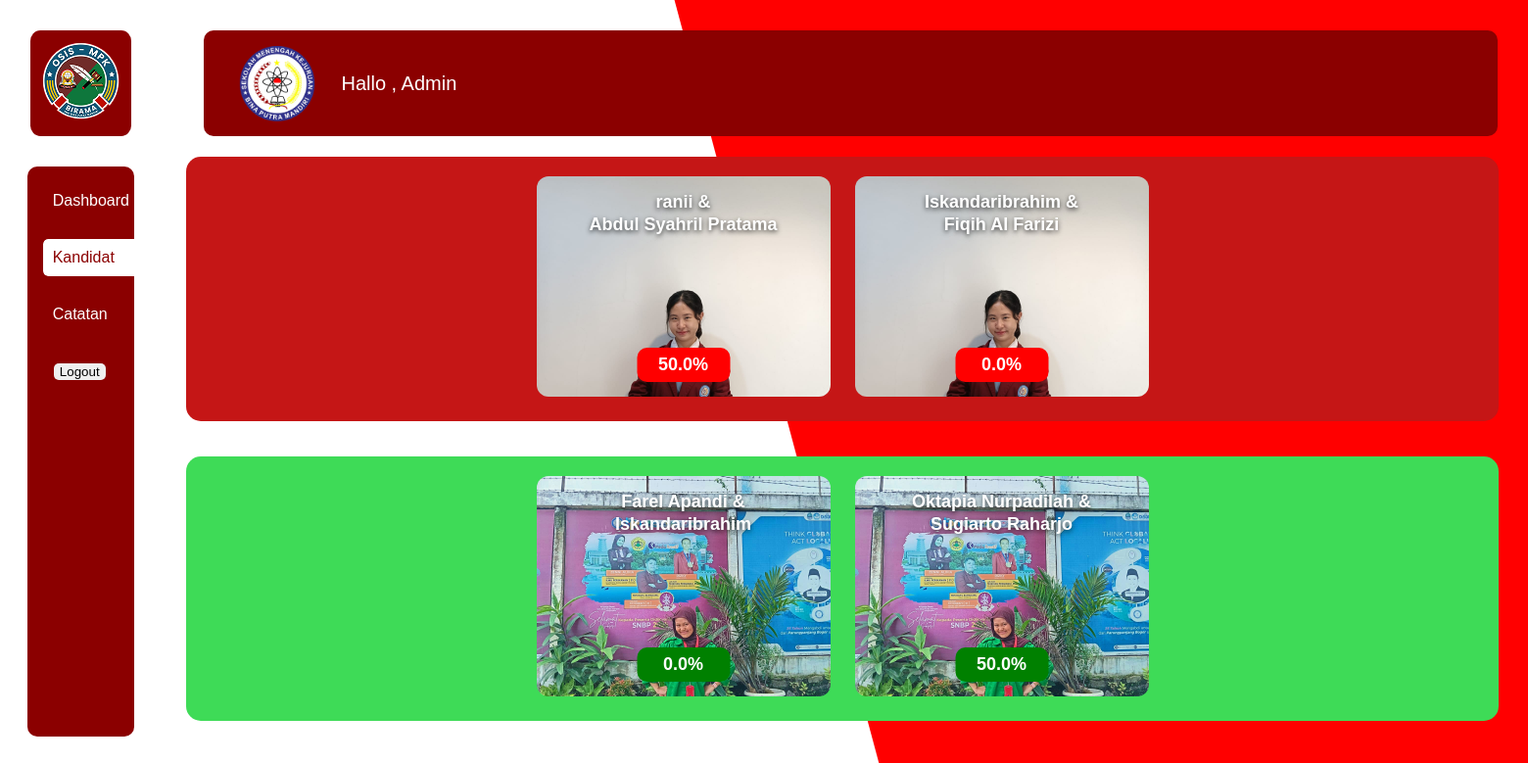
/admin/calon.php, run on the app's committed database.
### tables this page shows
CREATE TABLE IF NOT EXISTS `calon` (
  `id` int NOT NULL AUTO_INCREMENT,
  `id_periode` int DEFAULT NULL,
  `id_ketua` int DEFAULT NULL,
  `id_wakil` int DEFAULT NULL,
  `id_organisasi` int DEFAULT NULL,
  `visi` varchar(50) DEFAULT NULL,
  `misi` varchar(50) DEFAULT NULL,
  `proker` varchar(50) DEFAULT NULL,
  `foto` text,
  PRIMARY KEY (`id`),
  KEY `FK_calon_periode` (`id_periode`),
  KEY `id_siswa` (`id_organisasi`,`id_periode`,`id_wakil`) USING BTREE,
  KEY `fk_ketua` (`id_ketua`),
  KEY `fk_wakil` (`id_wakil`),
  CONSTRAINT `FK_calon_organisasi` FOREIGN KEY (`id_organisasi`) REFERENCES `organisasi` (`id`),
  CONSTRAINT `FK_calon_periode` FOREIGN KEY (`id_periode`) REFERENCES `periode` (`id`),
  CONSTRAINT `fk_ketua` FOREIGN KEY (`id_ketua`) REFERENCES `siswa` (`id_siswa`),
  CONSTRAINT `fk_wakil` FOREIGN KEY (`id_wakil`) REFERENCES `siswa` (`id_siswa`)
);

### admin/calon.php (the view, shortened to what this page needs)
<?php
include "../config/koneksi.php";
$osis = mysqli_query($conn,
    "SELECT * FROM v_hasil_voting
    WHERE LOWER(TRIM(nama_organisasi)) = 'osis'"
);
$mpk = mysqli_query($conn,
    "SELECT * FROM v_hasil_voting
    WHERE LOWER(TRIM(nama_organisasi)) = 'mpk'"
);
?>
<!DOCTYPE html>
<html lang="en">
<head>
    <link rel="stylesheet" href="../assets/css/calon.css">
</head>
<body>
<header>
    <div class="logo">
        <img src="../assets/img/logo_osemka.png">
    </div>
    <div class="admin">
        <img src="../assets/img/logo bpm.png">
        <p>Hallo , Admin</p>
    </div>
</header>
<div class="sidebar">
    <li><a href="dashboard.php">Dashboard</a></li>
    <li class="hal"><a href="calon.php">Kandidat</a></li>
    <li><a href="arsip.php">Catatan</a></li>
    <a href="../controller/p_logout.php">
        <button>Logout</button>
    </a>
</div>
<div class="main">
<div class="calon">
    <div class="osis">
<?php while($d = mysqli_fetch_assoc($osis)){ ?>
        <div class="card">
            <img src="../assets/img/<?= $d['foto']; ?>" alt="">
            <h3>
                <?= $d['nama_ketua']; ?>
                &
                <br>
                <?= $d['nama_wakil']; ?>
            </h3>
            <div class="total">
                <p><?= $d['persen']; ?>%</p>
            </div>
        </div>
<?php } ?>
    </div>
    <br><br>
    <div class="mpk">
<?php while($d = mysqli_fetch_assoc($mpk)){ ?>
        <div class="card">
            <img src="../assets/img/<?= $d['foto']; ?>" alt="">
            <h3>
                <?= $d['nama_ketua']; ?>
                &
                <br>
                <?= $d['nama_wakil']; ?>
            </h3>
            <div class="total">
                <p><?= $d['persen']; ?>%</p>
            </div>
        </div>
<?php } ?>
    </div>
</div>
</div>
</body>
</html>

### assets/css/calon.css (style rules this page uses)
body { margin: 0; padding: 0; font-family: Arial, Helvetica, sans-serif; background: white; overflow-x: hidden; }
header { display: flex; margin: 2%; position: sticky; top: 10px; z-index: 99999; }
.logo { padding: 10px; background-color: darkred; border-radius: 10%; margin-right: 5%; width: 5.5%; height: 5%; position: sticky; top: 10px; }
.admin { display: flex; align-items: center; padding: 10px; background-color: darkred; border-radius: 10px; }
.admin img { width: 6%; margin: 0% 2% ; }
.admin p { color: white; font-size: 20px; }
.main { display: flex; align-items: flex-start; }
.sidebar { margin: 1.8%; padding: 1%; background-color: darkred; width: 5%; height: 550px; border-radius: 10px; position: sticky; }
.sidebar li { list-style: none; margin-bottom: 20px; }
.sidebar a { text-decoration: none; color: white; padding: 10px; display: block; border-radius: 5px; cursor: pointer; transition: all 0.2s ease; }
.sidebar .hal a { position: relative; display: block; padding: 10px; width: 100px; border-radius: 5px; color: white; overflow: hidden; z-index: 1; }
.sidebar .hal a::before { content: ""; position: absolute; top: 0; left: 0; width: 0%; height: 100%; background: white; border-radius: 5px; z-index: -1; animation: slideBg 0.5s ease forwards; }
.sidebar .hal a { animation: textColor 0.5s ease forwards; }
.sidebar button { border: none; border-radius: 5px; position: relative; top: 78%; margin-left: 2%; }
.calon { position: absolute; top: 140px; left:170px; width: 850px; flex: 1; padding: 20px; }
.osis, .mpk { display: flex; justify-content: center; gap: 25px; width: 1300px; padding: 20px 20px 25px; border-radius: 15px; position: relative; flex-wrap: wrap; }
.osis { background: #c51616; }
.mpk { background: #3edb57; margin-top: 0px; }
.card { width: 300px; height: 225px; border-radius: 12px; overflow: hidden; position: relative; transition: 0.3s; }
.card img { width: 100%; height: 100%; object-fit: cover; display: block; }
.card h3 { position: absolute; top: 15px; left: 50%; transform: translateX(-50%); width: 90%; margin: 0; color: white; font-size: 18px; font-weight: bold; line-height: 1.3; text-align: center; text-shadow: 0 2px 5px rgba(0,0,0,0.7); }
.total { position: absolute; bottom: 15px; left: 50%; transform: translateX(-50%); width: 95px; padding: 7px 0; border-radius: 10px; text-align: center; }
.osis .total { background: red; }
.mpk .total { background: green; }
.total p { margin: 0; color: white; font-size: 18px; font-weight: bold; }

### data on the page
calon: foto (picture), nama_ketua "ranii", nama_wakil "Abdul Syahril Pratama", persen "50.0"
calon: foto (picture), nama_ketua "Iskandaribrahim", nama_wakil "Fiqih Al Farizi", persen "0.0"
calon: foto (picture), nama_ketua "Farel Apandi", nama_wakil "Iskandaribrahim", persen "0.0"
calon: foto (picture), nama_ketua "Oktapia Nurpadilah", nama_wakil "Sugiarto Raharjo", persen "50.0"
